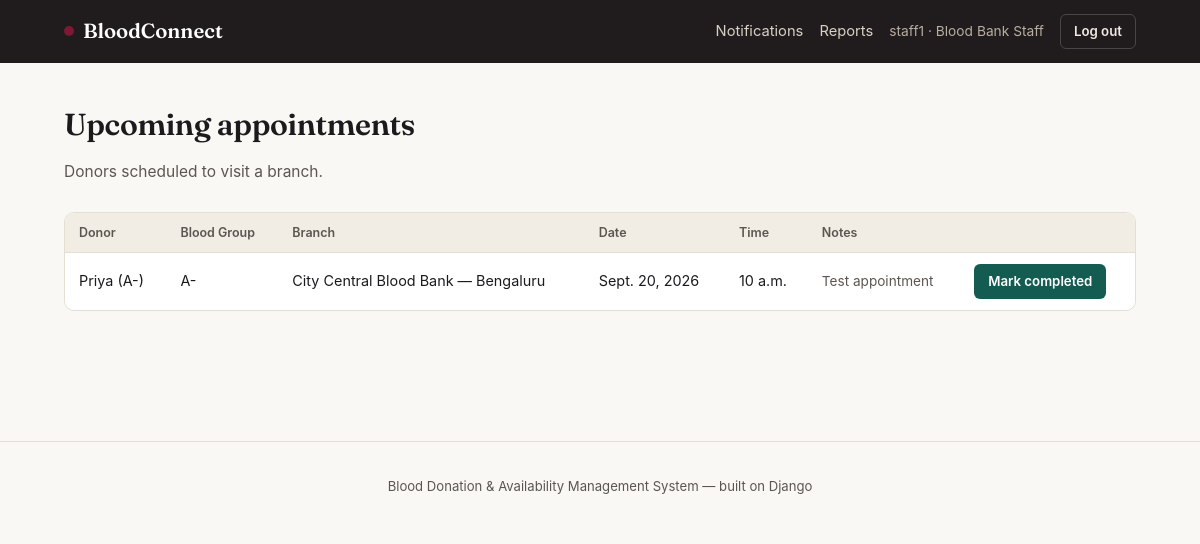
Screenshot of /staff/appointments/ (signed in) with the database file from the repository.
### core/models.py (models this page shows, shortened)
class User(AbstractUser):
    class Role(models.TextChoices):
        DONOR = "DONOR", "Donor"
        STAFF = "STAFF", "Blood Bank Staff"
        HOSPITAL = "HOSPITAL", "Hospital / Recipient"
        ADMIN = "ADMIN", "System Administrator"
    role = models.CharField(max_length=10, choices=Role.choices, default=Role.DONOR)
    phone = models.CharField(max_length=15, blank=True)

class Appointment(models.Model):
    class Status(models.TextChoices):
        SCHEDULED = "SCHEDULED", "Scheduled"
        COMPLETED = "COMPLETED", "Completed"
        CANCELLED = "CANCELLED", "Cancelled"
        MISSED = "MISSED", "Missed"
    donor = models.ForeignKey(Donor, on_delete=models.CASCADE, related_name="appointments")
    branch = models.ForeignKey(Branch, on_delete=models.SET_NULL, null=True)
    scheduled_date = models.DateField()
    scheduled_time = models.TimeField()
    status = models.CharField(max_length=10, choices=Status.choices, default=Status.SCHEDULED)
    notes = models.CharField(max_length=255, blank=True)
    created_at = models.DateTimeField(auto_now_add=True)
    class Meta:
        ordering = ["scheduled_date", "scheduled_time"]

class Donor(models.Model):
    user = models.OneToOneField(User, on_delete=models.CASCADE, related_name="donor_profile")
    date_of_birth = models.DateField()
    weight_kg = models.DecimalField(max_digits=5, decimal_places=1)
    blood_group = models.CharField(max_length=3, choices=BLOOD_GROUP_CHOICES)
    branch = models.ForeignKey(Branch, on_delete=models.SET_NULL, null=True)
    last_donation_date = models.DateField(null=True, blank=True)
    medical_notes = models.TextField(blank=True)
    def __str__(self):
        return f"{self.user.get_full_name() or self.user.username} ({self.blood_group})"

class Branch(models.Model):
    name = models.CharField(max_length=120)
    city = models.CharField(max_length=80)
    address = models.CharField(max_length=255, blank=True)
    contact_phone = models.CharField(max_length=15, blank=True)
    def __str__(self):
        return f"{self.name} — {self.city}"

### core/views.py (the view)
# urls.py: path("staff/appointments/", views.staff_appointments, name="staff_appointments"),
@login_required
@user_passes_test(is_staff_role)
def staff_appointments(request):
    upcoming = Appointment.objects.filter(status=Appointment.Status.SCHEDULED).order_by("scheduled_date", "scheduled_time")
    return render(request, "core/staff_appointments.html", {"appointments": upcoming})

### core/context_processors.py (called while the page is built)
def notifications(request):
    if request.user.is_authenticated:
        count = request.user.notifications.filter(is_read=False).count()
        return {"unread_notification_count": count}
    return {"unread_notification_count": 0}

### core/views.py (called while the page is built)
def is_staff_role(u):
    return u.is_authenticated and u.role == User.Role.STAFF

### templates/core/staff_appointments.html
{% extends "base.html" %}
{% block content %}
<div class="page-head"><div><h1>Upcoming appointments</h1><p>Donors scheduled to visit a branch.</p></div></div>
<div class="table-wrap">
  <table>
    <thead><tr><th>Donor</th><th>Blood Group</th><th>Branch</th><th>Date</th><th>Time</th><th>Notes</th><th></th></tr></thead>
    <tbody>
      {% for a in appointments %}
      <tr>
        <td>{{ a.donor }}</td><td>{{ a.donor.blood_group }}</td><td>{{ a.branch }}</td>
        <td>{{ a.scheduled_date }}</td><td>{{ a.scheduled_time }}</td><td class="small muted">{{ a.notes|default:"—" }}</td>
        <td><a href="{% url 'mark_appointment_done' a.id %}" class="btn btn-success btn-sm">Mark completed</a></td>
      </tr>
      {% empty %}
      <tr><td colspan="7" class="muted" style="text-align:center;">No upcoming appointments.</td></tr>
      {% endfor %}
    </tbody>
  </table>
</div>
{% endblock %}

### templates/base.html (shortened to what this page needs)
<!DOCTYPE html>
<html lang="en">
<head>
{% load static %}
</head>
<body>
<div class="topbar">
  <div class="container">
    <a href="{% url 'home' %}" class="brand"><span class="dot"></span>BloodConnect</a>
    <div class="topbar-right">
      {% if user.is_authenticated %}
        {% if user.role != "ADMIN" %}
          <a href="{% url 'notifications' %}" class="link">Notifications{% if unread_notification_count %}<span class="bell-badge">{{ unread_notification_count }}</span>{% endif %}</a>
        {% endif %}
        {% if user.role == "STAFF" or user.role == "ADMIN" %}
          <a href="{% url 'reports_view' %}" class="link">Reports</a>
        {% endif %}
        <span class="who">{{ user.username }} · {{ user.get_role_display }}</span>
        <a href="{% url 'logout' %}" class="btn btn-ghost-light btn-sm">Log out</a>
      {% else %}
        <a href="{% url 'login' %}" class="link">Log in</a>
        <a href="{% url 'signup_donor' %}" class="btn btn-primary btn-sm">Become a donor</a>
      {% endif %}
    </div>
  </div>
</div>
<div class="page">
  <div class="container">
    {% block content %}{% endblock %}
  </div>
</div>
<footer>Blood Donation &amp; Availability Management System — built on Django</footer>
</body>
</html>

### rows the page displays
User: username "staff1", role "Blood Bank Staff"
Appointment: donor "Priya (A-)", donor.blood_group "A-", branch "City Central Blood Bank — Bengaluru", scheduled_date "Sept. 20, 2026", scheduled_time "10 a.m.", notes "Test appointment"
